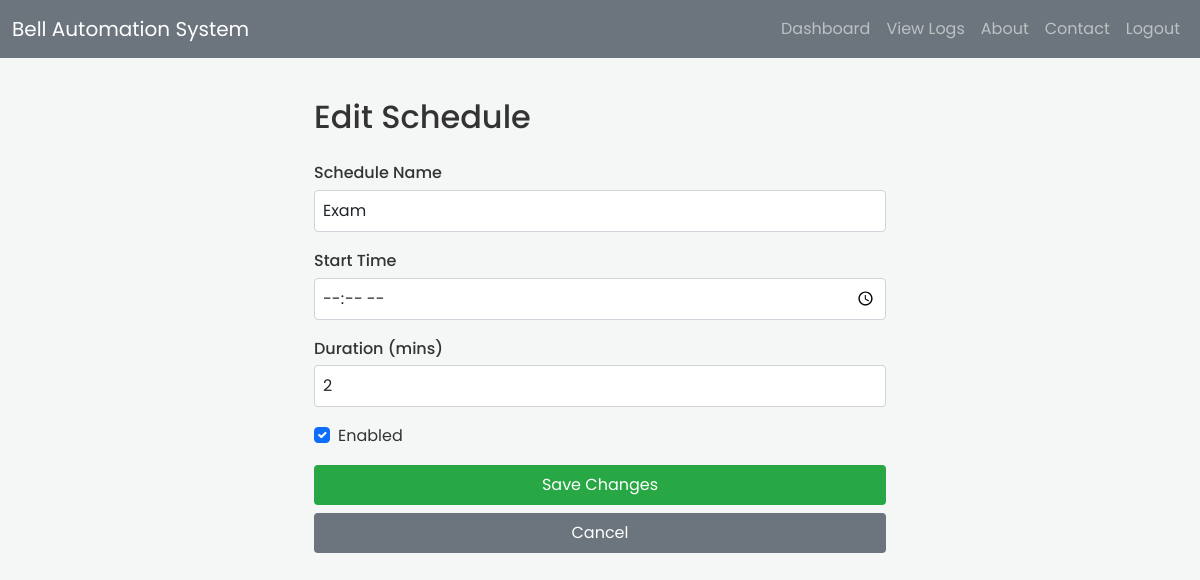
Page /schedule/19/edit/ (signed in) on the committed database.
### bellapp/models.py (models this page shows, shortened)
class Schedule(models.Model):
    name = models.CharField(max_length=100)
    start_time = models.TimeField()
    duration_minutes = models.PositiveIntegerField()  # or end_time field
    enabled = models.BooleanField(default=True)
    date = models.DateField()

### bellapp/views.py (the view, shortened to what this page needs)
# urls.py: path('schedule/<int:schedule_id>/edit/', views.edit_schedule, name='edit_schedule'),
@login_required
def edit_schedule(request, schedule_id):
    sched = get_object_or_404(Schedule, id=schedule_id)
    return render(request, 'myapp/edit_schedule.html', {'schedule': sched})

### templates/myapp/edit_schedule.html (shortened to what this page needs)
{% extends "myapp/base.html" %}
{% block content %}
<div class="row justify-content-center">
  <div class="col-md-6">
    <h2 class="mb-4">Edit Schedule</h2>
    <form method="post">
      <div class="mb-3">
        <label class="form-label">Schedule Name</label>
        <input type="text" name="name" class="form-control"
               value="{{ schedule.name }}" required>
      </div>
      <div class="mb-3">
        <label class="form-label">Start Time</label>
        <input type="time" name="start_time" class="form-control"
               value="{{ schedule.start_time }}" required>
      </div>
      <div class="mb-3">
        <label class="form-label">Duration (mins)</label>
        <input type="number" name="duration" class="form-control"
               value="{{ schedule.duration_minutes }}" required min="1">
      </div>
      <div class="form-check mb-3">
        <input type="checkbox" name="enabled" class="form-check-input" id="enabled"
               {% if schedule.enabled %}checked{% endif %}>
        <label class="form-check-label" for="enabled">Enabled</label>
      </div>
      <button type="submit" class="btn btn-success w-100">Save Changes</button>
      <a href="{% url 'myapp:dashboard' %}" class="btn btn-secondary w-100 mt-2">Cancel</a>
    </form>
  </div>
</div>
{% endblock %}

### bellapp/static/myapp/css/dashboard.css (style rules this page uses)
* { box-sizing: border-box; margin: 0; padding: 0; }
body { background-color: #f4f6fa; color: #343a40; font-family: sans-serif; }
.form-label { display: block; margin-bottom: 0.25rem; font-weight: 500; }
.form-control { width: 100%; padding: 0.5rem; margin-bottom: 1rem; border: 1px solid #ced4da; border-radius: 4px; }
.btn { border: none; border-radius: 4px; padding: 0.5rem 1rem; cursor: pointer; }
.btn-success { background-color: #28a745; color: white; }

### bellapp/static/myapp/css/login.css (style rules this page uses)
button { width: 100%; padding: 12px; border: none; border-radius: 8px; background-color: #4e73df; color: #fff; font-size: 1rem; cursor: pointer; transition: all 0.3s ease; }

### bellapp/static/myapp/css/about.css (style rules this page uses)
* { margin: 0; padding: 0; box-sizing: border-box; }
body { font-family: Arial, Helvetica, sans-serif; background-color: #f4f7f6; color: #333; min-height: 100vh; }

### bellapp/static/myapp/css/contact.css (style rules this page uses)
* { box-sizing: border-box; margin: 0; padding: 0; }
body { font-family: Arial, sans-serif; background-color: #f4f7f6; line-height: 1.6; }

### templates/myapp/base.html (style rules this page uses)
body { font-family:'Poppins',sans-serif; }

### rows in the picture
Schedule: name "Exam", duration "2", enabled "☑"
